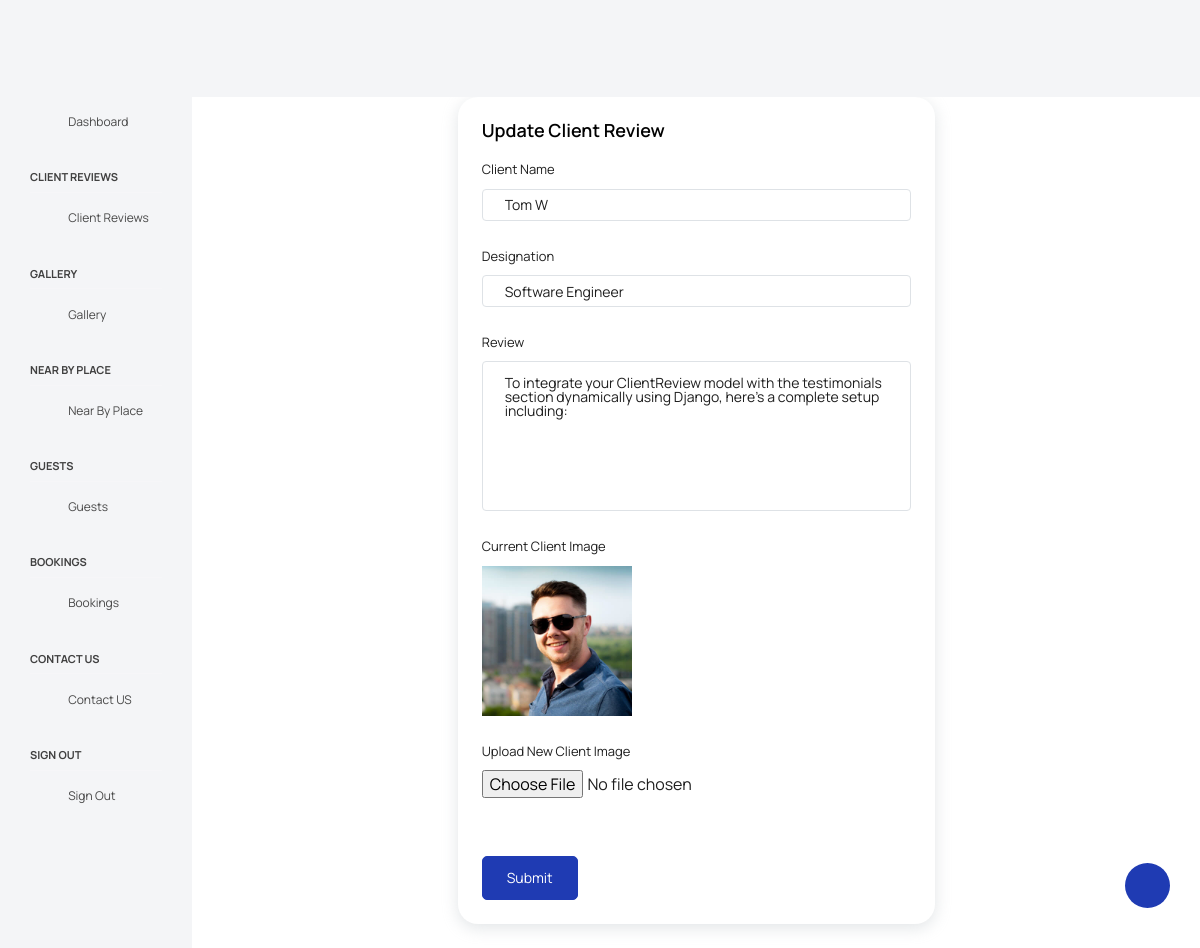
The app's page /update-client-review/4/ (signed in) with its own data.
### grandywoods_app/models.py (models this page shows, shortened)
class ClientReview(models.Model):
    client_name = models.CharField(max_length=100, null=True, blank=True)
    client_image = models.ImageField(upload_to='client_images/', null=True, blank=True)
    designation = models.CharField(max_length=100, null=True, blank=True)
    review = models.TextField(null=True, blank=True)

### grandywoods_app/views.py (the view)
# urls.py: path('update-client-review/<int:id>/', views.update_client_review, name='update_client_review'),
@login_required(login_url='user_login')
def update_client_review(request, id):
    client_reviews = get_object_or_404(ClientReview, id=id)
    if request.method == 'POST':
        form = ClientReviewForm(request.POST, request.FILES, instance=client_reviews)
        if form.is_valid():
            form.save()
            return redirect('view_client_reviews')
    else:
        form = ClientReviewForm(instance=client_reviews)
    return render(request, 'admin_pages/update_client_review.html', {'form': form, 'client_reviews': client_reviews})

### grandywoods_app/forms.py
class ClientReviewForm(forms.ModelForm):
    class Meta:
        model = ClientReview
        fields = '__all__'

### templates/admin_pages/update_client_review.html (shortened to what this page needs)
{% extends "admin_pages/base.html" %}
{% load static %}
{% block content %}
<div class="container">
  <div class="row justify-content-center">
    <div class="col-md-6 grid-margin stretch-card">
      <div class="card">
        <div class="card-body">
          <h4 class="card-title">Update Client Review</h4>
          <form class="forms-sample" method="POST" enctype="multipart/form-data"> {% csrf_token %}
            <div class="form-group">
              <label for="ClientName">Client Name</label>
              <input type="text" class="form-control" id="ClientName" name="client_name" value="{{client_reviews.client_name}}" placeholder="Client Name">
            </div>
            <div class="form-group">
              <label for="designation">Designation</label>
              <input type="text" class="form-control" id="designation" name="designation" placeholder="Designation" value="{{client_reviews.designation}}">
            </div>
            <div class="form-group">
              <label for="exampleDescription">Review</label>
              <textarea class="form-control" name="review" id="exampleDescription" rows="3" style="height: 150px;" placeholder="Enter your Review" oninput="checkCharacterLimit(this)" required>{{client_reviews.review}}</textarea>
          </div>
          <div class="form-group">
            <label>Current Client Image</label><br>
            {% if client_reviews.client_image %}
                <img src="{{ client_reviews.client_image.url }}" alt="Current Image" style="width: 150px; height: 150px;">
                <br>
            {% else %}
                <p>No image available</p>
            {% endif %}
        </div>
        <div class="form-group">
            <label for="imageFile">Upload New Client Image</label><br>
            <input type="file" class="form-control-file" id="imageFile" name="client_image" accept="image/*">
        </div>
        <div class="form-check form-check-flat form-check-primary">
          <label class="form-check-label">
          </label>
        </div>
            <button type="submit" class="btn btn-primary me-2">Submit</button>
          </form>
        </div>
      </div>
    </div>
  </div>
</div>
{% endblock %}

### templates/admin_pages/base.html (style rules this page uses)
* { margin:0px; }

### records on screen
ClientReview: client_name "Tom W", designation "Software Engineer", review "To integrate your ClientReview model with the testimonials section dynamically using Django, here’s a complete setup including:", client_image (picture)
